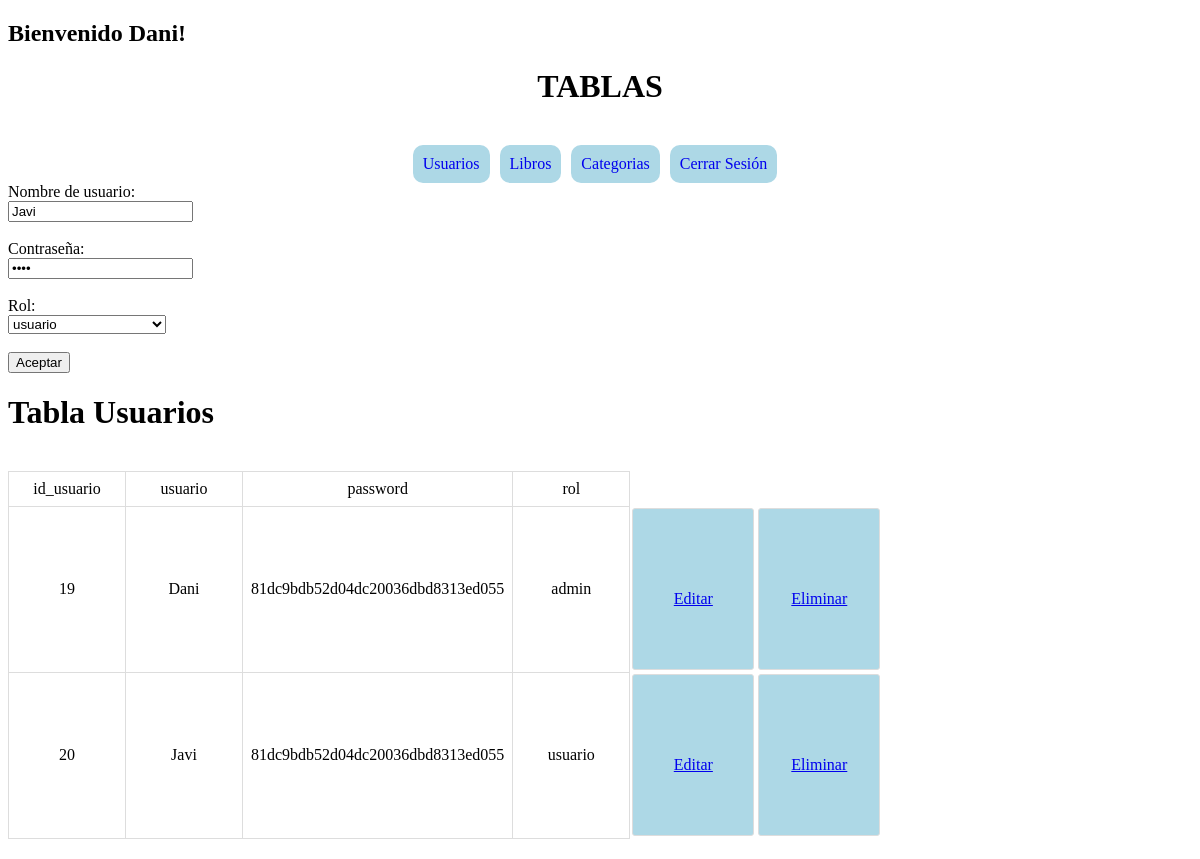
The page /libreria/Usuarios.php?id_usuario=20&editar (signed in) on the database its author committed.
### tables this page shows
CREATE TABLE `usuarios` (
  `id_usuario` int(11) NOT NULL,
  `usuario` varchar(40) NOT NULL,
  `password` varchar(32) NOT NULL,
  `rol` tinyint(1) NOT NULL
);

CREATE TABLE `roles` (
  `id_rol` tinyint(1) NOT NULL,
  `nombre_roles` varchar(30) NOT NULL
);

### libreria/CrudUsuarios.php (called while the page is built, shortened)
<?php
class Usuarios{
    public function showUsuario(){
        $sqlConnection = new Connection();
        $mySQL = $sqlConnection->getConnection();
        $sql = "SELECT usuarios.*, roles.nombre_roles from usuarios JOIN roles on roles.id_rol=usuarios.rol";
        $result = $mySQL->query($sql);
        return $result->fetch_all(MYSQLI_BOTH);
    }
    public function showOneUsuario($data)
    {
        $sqlConnection = new Connection();
        $mySQL = $sqlConnection->getConnection();
        $sql = "SELECT * FROM usuarios WHERE usuarios.id_usuario = $data[0]";
        $result = $mySQL->query($sql);
        return $result->fetch_array(MYSQLI_BOTH);
    }
}
?>

### libreria/CrudRoles.php (called while the page is built, shortened)
<?php
class Roles{
    public function showRoles(){
        $sqlConnection = new Connection();
        $mySQL = $sqlConnection->getConnection();
        $sql = "SELECT * FROM roles";
        $result = $mySQL->query($sql);
        return $result->fetch_all(MYSQLI_BOTH);
    }
}
?>

### libreria/Usuarios.php (the view, shortened to what this page needs)
<?php
require("CrudUsuarios.php");
require("CrudRoles.php");
$dataBase = new Usuarios();
$dataBaseroles = new Roles();
$roles = $dataBaseroles->showRoles();
$users = $dataBase->showUsuario();
?>
<!DOCTYPE html>
<html lang="en">
<head>
    <link rel="stylesheet" href="style.css">
</head>
<body>
<?php include("menu.php")?>
<table>
        <?php if (isset($_GET["editar"])){
            $id_usuario = $_GET["id_usuario"];
            $data = [$id_usuario];
            $usuariosById = $dataBase->showOneUsuario($data);
            $usuario =  $usuariosById[1];
            $password = $usuariosById[2];
            $rol = $usuariosById[3];
            ?>
        <form method="post" action="<?php echo $_SERVER["PHP_SELF"];?>">
            Nombre de usuario: <br><input type="text" name="nombreUsuario" value="<?php echo $usuario;?>"><br><br>
            Contraseña: <br><input type="password" name="contraseña" value="<?php echo $password;?>"><br><br>
            Rol: <br>
            <select name="rol">
                <?php
                foreach ($roles as $userRol) {
                    ?>
                    <?php if ($rol == $userRol["id_rol"]){?>
                    <option selected value="<?php echo $userRol["id_rol"];?>"><?php echo $userRol["nombre_roles"];?></option>
                    <?php }else{?>
                        <option value="<?php echo $userRol["id_rol"];?>"><?php echo $userRol["nombre_roles"];?></option>
                    <?php }}?>
            </select>
            <br><br>
            <input type="submit" value="Aceptar" name="enviarEditar">
        </form>
                <?php }?>
    <h1>Tabla Usuarios</h1>
    <br>
        <tr>
            <td>id_usuario</td>
            <td>usuario</td>
            <td>password</td>
            <td>rol</td>
        </tr>
        <?php
foreach ($users as $user) {
    $password = $user["password"];
    $passwordEncrypt = md5($password);
    ?>
        <tr>
            <td><?php echo $user[0];?></td>
            <td><?php echo $user[1];?></td>
            <td><?php echo $passwordEncrypt;?></td>
            <td><?php echo $user["nombre_roles"];?></td>
            <td class="edit-button"><a href="Usuarios.php?id_usuario=<?php echo $user[0];?>&editar">Editar</a></td>
            <td class="delete-button" ><a href="#" onclick="eliminarUsuario('<?php echo $user[0];?>','<?php echo $user[1];?>')">Eliminar</a></td>
        </tr>
        <?php }?>
    </table>
</body>
</html>

### libreria/style.css (style rules this page uses)
table { width: 100%; border-collapse: collapse; margin-bottom: 20px; }
th, td { border: 1px solid #dddddd; text-align: left; padding: 8px; }
td:last-child, th:last-child { text-align: center; }
td { width: 100px; text-align: center; }
td a { padding-top: 20px; }
.edit-button, .delete-button { padding: 5px 10px; text-decoration: none; margin: 2px; display: inline-flex; justify-content: center; align-items: center; border-radius: 3px; cursor: pointer; width: 100px; height: 150px; }
.edit-button { background-color: lightblue; color: black; text-align: center; }
.delete-button { background-color: lightblue; color: black; text-align: center; }
select { width: 158px; }

### rows shown on the page
usuarios: nombreUsuario "Javi", id_usuario "20", usuario "Javi", password "81dc9bdb52d04dc20036dbd8313ed055", rol.nombre_roles "usuario"
usuarios: id_usuario "19", usuario "Dani", password "81dc9bdb52d04dc20036dbd8313ed055", rol.nombre_roles "admin"

### other values the page prints
$_SESSION['usuario'] "Dani"
form field rol "usuario"
